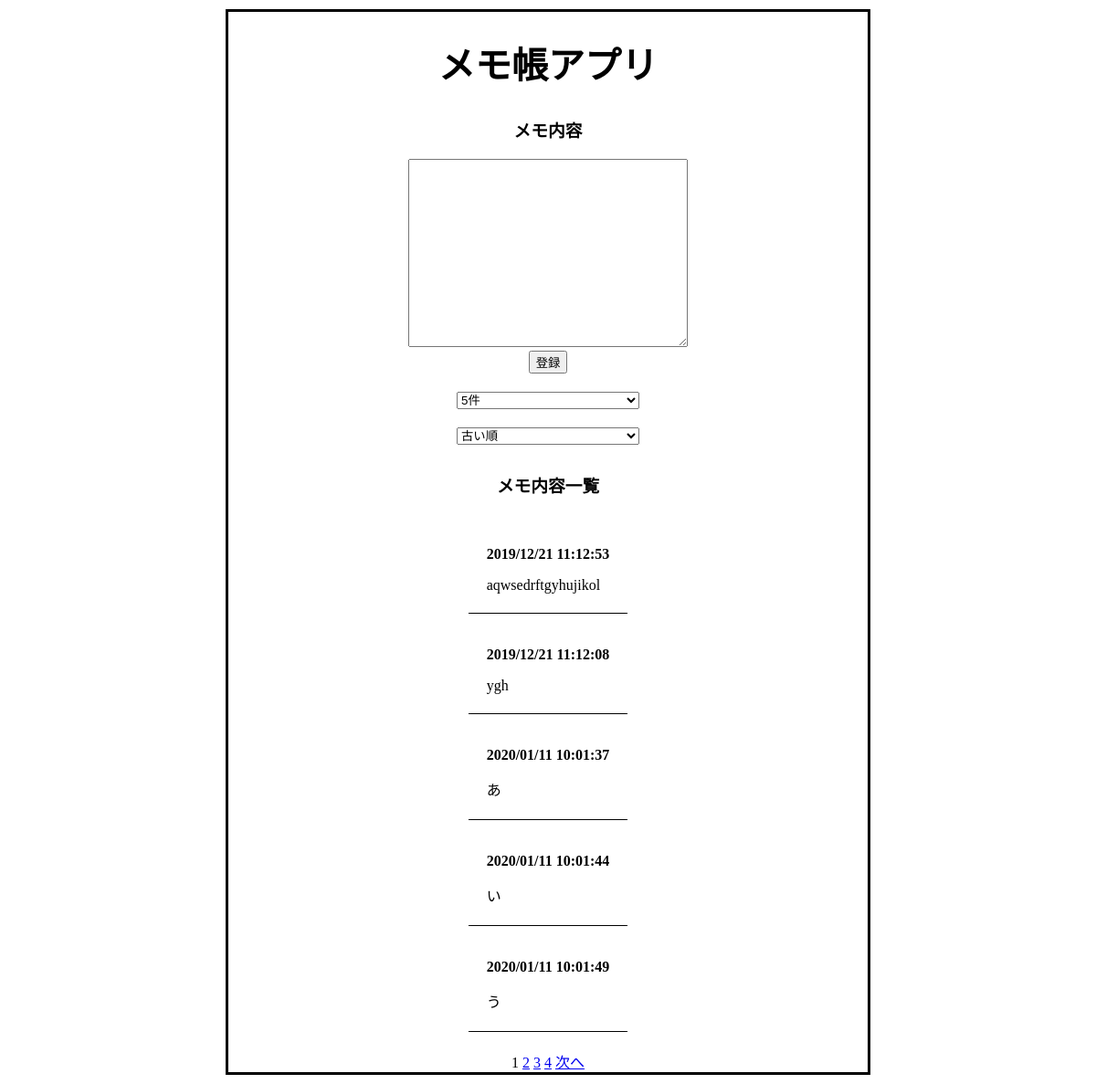
The page / on the database its author committed.
### memo_app/models.py (models this page shows, shortened)
class Memo(models.Model):
    content = models.CharField(max_length=2000)
    update_datetime = models.DateTimeField(auto_now_add=True)

### memo_app/views.py (the view)
# urls.py: path('', views.index, name='index'),
def index(request, now_page=1):
    if 'record_number' in request.session:
        record_number = request.session['record_number']
    else:
        record_number = 5
    record_number_form = RecordNumberForm()
    record_number_form.initial = {'record_number': str(record_number)}
    if 'order_option' in request.session:
        order_option = request.session['order_option']
    else:
        order_option = 0
    order_option_form = OrderOptionForm()
    order_option_form.initial = {'order_option': str(order_option)}
    if int(order_option) == 0:
        memos = Memo.objects.all().order_by('update_datetime')
    else:
        memos = Memo.objects.all().order_by('update_datetime').reverse()
    page = Paginator(memos,record_number)
    params = {
        'page': page.get_page(now_page),
        'form': PostForm(),
        'record_number_form': record_number_form,
        'order_option_form': order_option_form,
      }
    return render(request, 'index.html', params)

### memo_app/forms.py
class PostForm(forms.ModelForm):
    class Meta:
        model = Memo
        fields = ['content']
        widgets = {
            'content': forms.Textarea(attrs={'class': 'memo-form'})
        }

class RecordNumberForm(forms.Form):
    record_number = forms.ChoiceField(
        widget=forms.Select(attrs={'class': 'option-form',
        'onchange': 'submit(this.form)'}),
        choices=CHOICE_FIELD_RECODE_NUMBERS
    )

### memo_app/templates/index.html (shortened to what this page needs)
<!DOCTYPE html>
<html lang="ja">
{% load static %}
<head>
    <link rel="stylesheet" type="text/css" href="http://yui.yahooapis.com/3.18.1/build/cssreset/cssreset-min.css">
    <link rel="stylesheet" href="style.css">
    <link rel="stylesheet" href="{% static 'style.css' %}">
</head>
<body>
  <div class="fild">
    <div class="about">
      <h1>メモ帳アプリ</h1>
    </div>
    <div class="text-memo">
      <h3>メモ内容</h3>
      <form action="{% url 'post' %}" method="post">
        {{ form.content }}
        <div class="post-form">
            <input type="submit" value="登録" class="post-botton">
        </div>
      </form>
    </div>
    <form action="{% url 'set_record_number' %}" method="post">
      {{ record_number_form.record_number }}
    </form>
    <form action="{% url 'set_order_option' %}" method="post">
      {{ order_option_form.order_option }}
    </form>
    <div class="text-memo">
      <h3>メモ内容一覧</h3>
    </div>
    <div class="memo-list">
    {% for memo in page %}
    <div class="top_list">
      <div class="top_time">
        <p>{{ memo.update_datetime|date:"Y/m/d H:m:s" }}</p>
      </div>
      <div class="top_content">
        <p>{{ memo.content }}</p>
      </div>
    </div>
    {% endfor %}
    </div>
    <div class="pagination">
      {% for num in page.paginator.page_range %}
          {% if page.number == num %}
              <span class="current">{{ page.number }}</span>
          {% else %}
              <a href="{% url 'index' %}{{ num }}">{{ num }}</a>
          {% endif %}
      {% endfor %}
      {% if page.has_next == True %}
        <a href="{% url 'index' %}{{ page.next_page_number }}">{{ "次へ" }}</a>
      {% endif %}
    </div>
  </div>
</body>
</html>

### memo_app/static/style.css (style rules this page uses)
.fild { width: 700px; height: auto; text-align: center; border: solid; margin: 10px auto; }
.about { margin-top:20px; font-size: 20px; }
.about h1 { font-weight: bold; }
.text-memo { margin-top: 30px; }
.memo-form { width: 300px; height: 200px; }
.option-form { width: 200px; margin-top: 20px; }
.memo-list { display: flex; align-items: center; flex-direction: column; }
.top_list { border-bottom: 1px black solid; margin-top: 20px; padding: 0px 20px 5px 20px; text-align: left; }
.top_time { font-weight: bold; }
.top_content { margin-top: 2px; }
.pagination { margin-top: 20px; }

### rows shown on the page
Memo: update_datetime "2019/12/21 11:12:53", content "aqwsedrftgyhujikol"
Memo: update_datetime "2019/12/21 11:12:08", content "ygh"
Memo: update_datetime "2020/01/11 10:01:37", content "あ"
Memo: update_datetime "2020/01/11 10:01:44", content "い"
Memo: update_datetime "2020/01/11 10:01:49", content "う"

### other values the page prints
{{ page.number }} "1"
{{ num }} "2" "3" "4"
{{ "次へ" }} "次へ"
